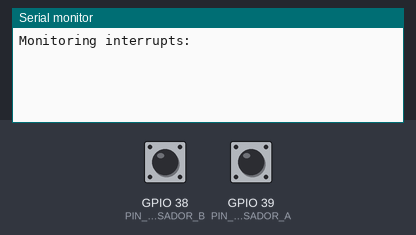
Bench run of a sketch on a simulated ESP32. Shown: the last lines printed to the serial monitor. The inputs (shaded band) are chosen by the test bench; at power-on: GPIO 38 (PIN_PULSADOR_B) HIGH, GPIO 39 (PIN_PULSADOR_A) HIGH.

Above: at 1.2 s.
1.3 s: GPIO 38 (PIN_PULSADOR_B) pulled LOW for 0.15 s
At 2.4 s:
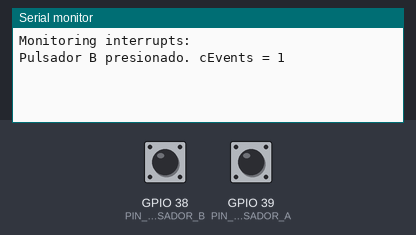
2.9 s: GPIO 39 (PIN_PULSADOR_A) pulled LOW for 0.15 s
At 3.6 s:
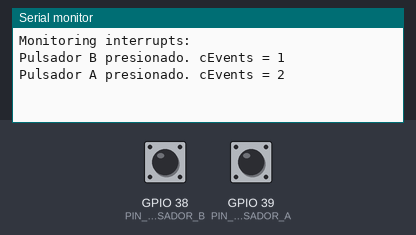
4.5 s: GPIO 38 (PIN_PULSADOR_B) pulled LOW for 1 s
At 6.1 s:
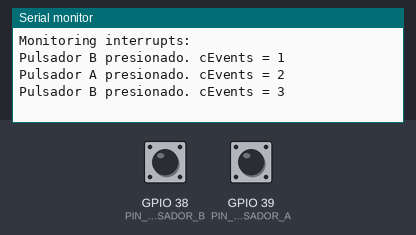
7.0 s: GPIO 39 (PIN_PULSADOR_A) pulled LOW for 1 s
At 9.2 s:
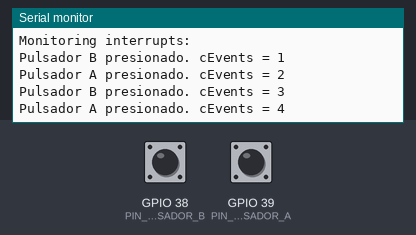

The sketch:

Ejer_5_int_seccritica.ino
```cpp
/* Ejercicio 5: Proteccion de seccion critica
 *  vinculada a interrupciones
*/

#include <esp_task_wdt.h>
#define TWDT_TIMEOUT_S 10000
#define TASK_RESET_PERIOD_S 2


#define PIN_PULSADOR_A 39
#define PIN_PULSADOR_B 38


static TaskHandle_t task_pulsador_A_handle;

void Delay_c(int const a_end, int const b_end);

//creo el manejador para el semáforo como variable global
SemaphoreHandle_t xSemaphore_A = NULL;
SemaphoreHandle_t xSemaphore_B = NULL;

portMUX_TYPE mux = portMUX_INITIALIZER_UNLOCKED;

static int cEvents;

// Rutina de interrupción, llamada cuando se presiona el pulsador
void IRAM_ATTR pulsadorA_ISR() {
    // da el semáforo para que quede libre para la tarea pulsador
   xSemaphoreGiveFromISR(xSemaphore_A, NULL);
}
void IRAM_ATTR pulsadorB_ISR() {
    // da el semáforo para que quede libre para la tarea pulsador
   xSemaphoreGiveFromISR(xSemaphore_B, NULL);
}

int const a_end = 22767;
int const b_end = 199;
volatile int incr_2 = 0;

void task_pulsador_A(void* arg) {
   while(1) {
      int incr = 1;
      int cuenta;
      // Espero por la notificación de la ISR
      if(xSemaphoreTake(xSemaphore_A,portMAX_DELAY) == pdTRUE) {

            // INICIO SECCIÓN CRÍTICA
            // Se utiliza un spinlock (mux) para garantizar que la lectura, modificación y escritura
            // de la variable compartida 'cEvents' sea una operación atómica.
            // Esto previene que la tarea 'task_pulsador_B' pueda modificar 'cEvents'
            // mientras esta tarea está trabajando con ella, evitando una condición de carrera.
            portENTER_CRITICAL(&mux);
            cuenta = cEvents;
            Delay_c(a_end,b_end);
            cuenta += incr;
            cEvents = cuenta;
            portEXIT_CRITICAL(&mux);
            // FIN SECCIÓN CRÍTICA

//            cEvents ++;
            Serial.print("Pulsador A presionado. cEvents = ");
            Serial.println(cEvents);
      }
   }
}
void task_pulsador_B(void* arg) {
   while(1) {
      // Espero por la notificación de la ISR
      if(xSemaphoreTake(xSemaphore_B,portMAX_DELAY) == pdTRUE) {

            // INICIO SECCIÓN CRÍTICA
            // Al igual que en la Tarea A, se protege el acceso a 'cEvents'.
            // Sin esta protección, esta tarea podría leer un valor de 'cEvents',
            // luego la Tarea A podría modificarlo, y finalmente esta tarea
            // sobrescribiría el cambio de la Tarea A con un valor obsoleto.
            portENTER_CRITICAL(&mux);
            cEvents ++;
            portEXIT_CRITICAL(&mux);
            // FIN SECCIÓN CRÍTICA

            Serial.print("Pulsador B presionado. cEvents = ");
            Serial.println(cEvents);
      }
   }
}

void setup() {
  Serial.begin(115200);

  // WatchDog
  esp_task_wdt_init(TWDT_TIMEOUT_S, false);
  esp_task_wdt_add(task_pulsador_A_handle);

  Serial.println("Monitoring interrupts: ");
  pinMode(PIN_PULSADOR_A, INPUT_PULLUP);
  pinMode(PIN_PULSADOR_B, INPUT_PULLUP);
  attachInterrupt(digitalPinToInterrupt(PIN_PULSADOR_A), pulsadorA_ISR, RISING);
  attachInterrupt(digitalPinToInterrupt(PIN_PULSADOR_B), pulsadorB_ISR, RISING);

   // se crea el semáforo binario
   xSemaphore_A = xSemaphoreCreateBinary();
   xSemaphore_B = xSemaphoreCreateBinary();

   // creo la tarea task_pulsador
   xTaskCreate(task_pulsador_A, "task_pulsador_A", 2048, NULL, 1, &task_pulsador_A_handle);
   xTaskCreate(task_pulsador_B, "task_pulsador_B", 2048, NULL, 1, NULL);
}

void Delay_c(int const a_end, int const b_end){
    int a, b;
      for (a = 1; a <= a_end; a++){
        for (b = 1; b <= b_end; b++)
          {
           incr_2++;
           }
        };
}

void loop() {}
```

Measured:
- after the input at 1.3 s, the serial monitor: prints a new line after 0.15 s (image 1)
- after the input at 2.9 s, the serial monitor: prints a new line after 0.15 s (image 2)
- after the input at 4.5 s, the serial monitor: prints a new line after 1.0 s (image 3)
- after the input at 7.0 s, the serial monitor: prints a new line after 1.0 s (image 4)
